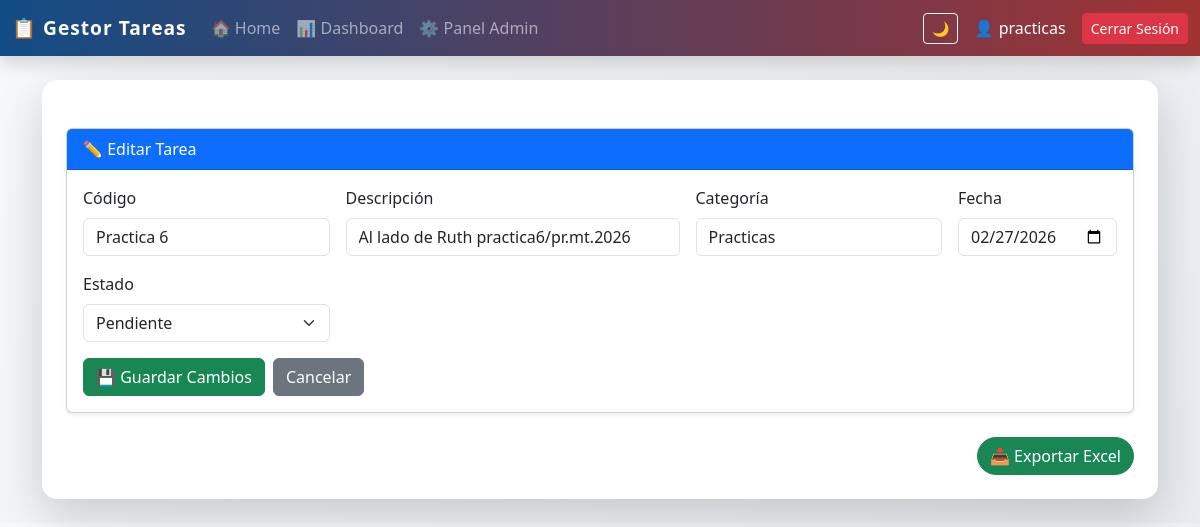
Page /editar/6 (signed in) on the earlier database version.
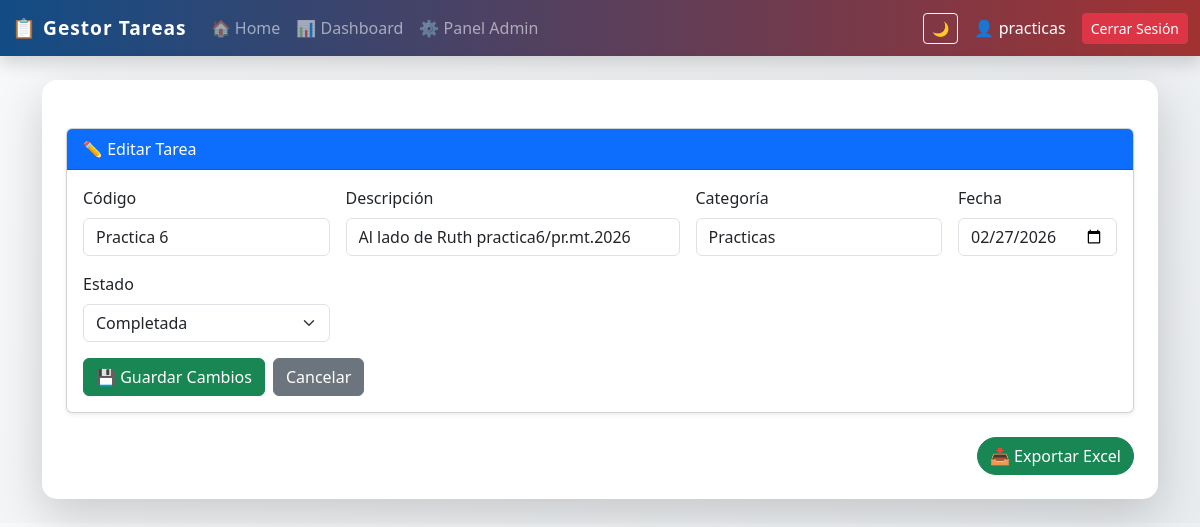
Same page on the later database version.
### tables this page shows
CREATE TABLE tareas (
            id INTEGER PRIMARY KEY AUTOINCREMENT,
            descripcion TEXT NOT NULL,
            categoria TEXT,
            fecha TEXT,
            completada INTEGER DEFAULT 0,
            codigo TEXT,
            usuario_id INTEGER,
            FOREIGN KEY (usuario_id) REFERENCES usuarios(id)
        );

### app_web.py (the view)
@app.route("/editar/<int:id>", methods=["GET", "POST"])
@login_required
def editar(id):
    conn = get_connection()
    cursor = conn.cursor()
    if request.method == "POST":
        codigo = request.form.get("codigo")
        descripcion = request.form.get("descripcion")
        categoria = request.form.get("categoria")
        fecha = request.form.get("fecha")
        completada = request.form.get("completada")  # 👈 NUEVO
        cursor.execute("""
            UPDATE tareas
            SET codigo=?, descripcion=?, categoria=?, fecha=?, completada=?
            WHERE id=?
        """, (codigo, descripcion, categoria, fecha, completada, id))
        conn.commit()
        conn.close()
        return redirect("/")
    else:
        cursor.execute("SELECT * FROM tareas WHERE id=?", (id,))
        tarea = cursor.fetchone()
        conn.close()
        return render_template("editar.html", tarea=tarea)

### app_web.py (called while the page is built)
def get_connection():
    conn = sqlite3.connect(DB_NAME)
    conn.row_factory = sqlite3.Row
    return conn

def login_required(f):
    @wraps(f)
    def decorated_function(*args, **kwargs):
        if "user_id" not in session:
            return redirect(url_for("login"))
        return f(*args, **kwargs)
    return decorated_function

### templates/editar.html
{% extends "base.html" %}
{% block content %}
<div class="card shadow-sm mt-4">
    <div class="card-header bg-primary text-white">
        ✏ Editar Tarea
    </div>
    <div class="card-body">
        <form method="POST" class="row g-3">
            <div class="col-md-3">
                <label class="form-label">Código</label>
                <input type="text" name="codigo" class="form-control" value="{{ tarea[5] if tarea|length > 5 else '' }}" required>
            </div>
            <div class="col-md-4">
                <label class="form-label">Descripción</label>
                <input type="text" name="descripcion" class="form-control" value="{{ tarea[1] }}" required>
            </div>
            <div class="col-md-3">
                <label class="form-label">Categoría</label>
                <input type="text" name="categoria" class="form-control" value="{{ tarea[2] }}">
            </div>
            <div class="col-md-2">
                <label class="form-label">Fecha</label>
                <input type="date" name="fecha" class="form-control" value="{{ tarea[3] }}">
            </div>
            <div class="col-md-3">
                <label class="form-label">Estado</label>
                <select name="completada" class="form-select">
                    <option value="0" {% if tarea[4] == 0 %}selected{% endif %}>Pendiente</option>
                    <option value="1" {% if tarea[4] == 1 %}selected{% endif %}>Completada</option>
                </select>
            </div>
            <div class="col-12 mt-3 d-flex gap-2">
                <button type="submit" class="btn btn-success">💾 Guardar Cambios</button>
                <a href="/" class="btn btn-secondary">Cancelar</a>
            </div>
        </form>
    </div>
</div>
{% endblock %}

### templates/base.html (shortened to what this page needs)
<!DOCTYPE html>
<html lang="es">
<head>
    <link href="https://cdn.jsdelivr.net/npm/bootstrap@5.3.2/dist/css/bootstrap.min.css" rel="stylesheet">
    <link rel="stylesheet" href="https://cdnjs.cloudflare.com/ajax/libs/animate.css/4.1.1/animate.min.css"/>
</head>
<body>
<nav class="navbar navbar-expand-lg navbar-dark shadow">
    <div class="container-fluid">
        <a class="navbar-brand fw-bold" href="/">
            📋 Gestor Tareas
        </a>
        <div class="collapse navbar-collapse" id="navbarNav">
            <ul class="navbar-nav me-auto">
                <li class="nav-item">
                    <a class="nav-link" href="/">🏠 Home</a>
                </li>
                <li class="nav-item">
                    <a class="nav-link" href="/dashboard">📊 Dashboard</a>
                </li>
                <li class="nav-item">
                    <a class="nav-link" href="/admin">⚙ Panel Admin</a>
                </li>
            </ul>
            <button onclick="toggleDark()"
                    class="btn btn-outline-light btn-sm me-3">
                🌙
            </button>
            <div class="d-flex align-items-center">
                <span class="text-white me-3">
                    👤 {{ session['user'] }}
                </span>
                <a href="/logout" class="btn btn-danger btn-sm">
                    Cerrar Sesión
                </a>
            </div>
        </div>
    </div>
</nav>
<div class="container my-4">
    <div class="card shadow-lg main-card animate__animated animate__fadeInUp">
        <div class="card-body p-4">
            {% block content %}{% endblock %}
            <div class="text-end mt-4">
                <a href="/exportar" class="btn btn-success export-btn">
                    📥 Exportar Excel
                </a>
            </div>
        </div>
    </div>
</div>
</body>
</html>

Differences in the rows shown:
changed tareas "practicas": completada "Pendiente" → "Completada"
